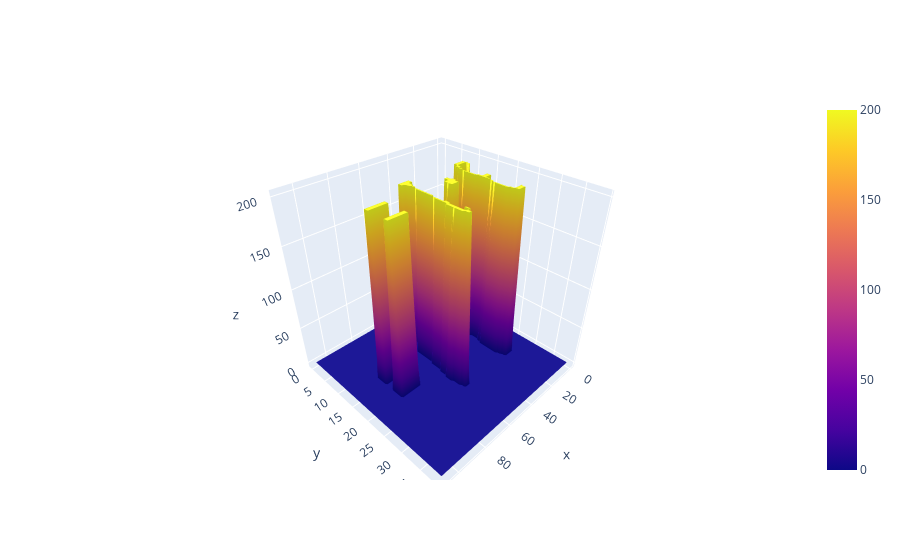

The notebook cell this image was saved under:
### Code cell
final_img = blur_thesh[1].copy()
import plotly.graph_objects as go
fig = go.Figure(data=[
    go.Surface(z=final_img[...,::-1,:])])
fig.show()

### Figure 1 — Plotly figure (JSON) as saved in the notebook; plotly's stock layout.template omitted (floating-point values rounded to 4 significant figures; data arrays with more than 128 entries replaced by an {"elided": "..."} marker saying what was removed)
{"data": [{"type": "surface", "z": {"elided": "40x110 int values"}}], "layout": {}}
